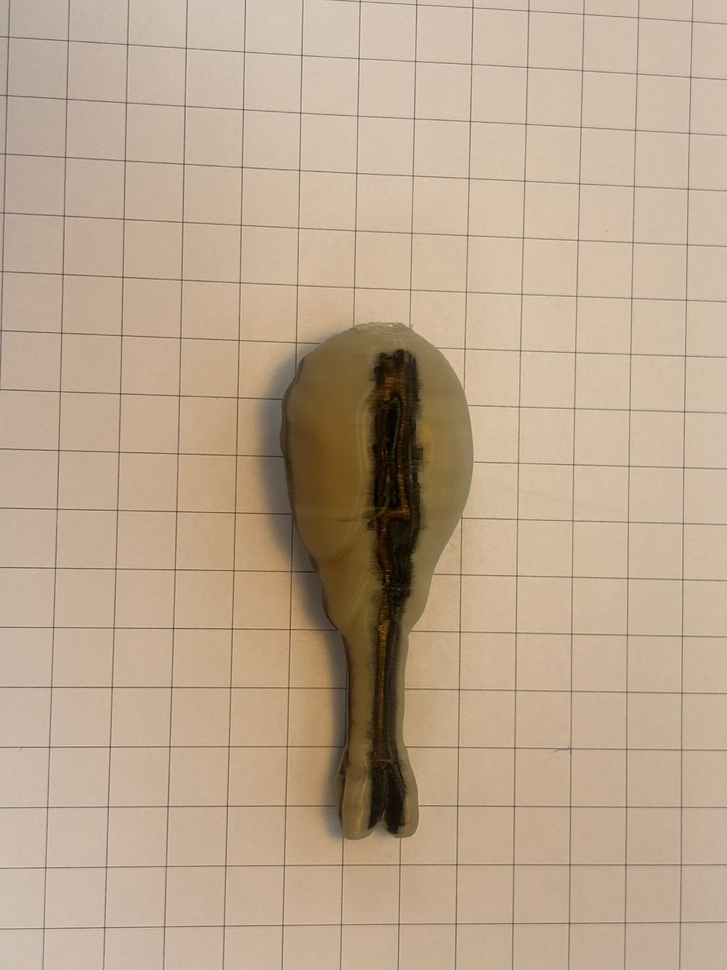
#> input picture KakaoTalk_20250314_095611478.jpg, 727 x 970 px, shrunk from 1080 x 1440 before the run
$ python -i 20250316test01.py   (imports and definitions only)
#> lines starting #> are read from the running program, lines starting #| are printed output that depends on the picture; after the words box and inside, x2 and y2 are one past the last pixel; in counts of white or black regions, pixels touching at a corner belong together
import cv2
import numpy as np
import matplotlib.pyplot as plt

class DrumstickContourDetector:
    def __init__(self, image_path, output_path="drumstick_contour.png"):
        self.image_path = image_path
        self.output_path = output_path
        self.image = None
        self.contour_image = None
        print(f"Initialized with image_path: {self.image_path}, output_path: {self.output_path}")

    def load_image(self):
        print(f"Loading image from: {self.image_path}")
        self.image = cv2.imread(self.image_path)
#> self.image is the input picture: shape (970, 727, 3); mean B, G, R 142.9, 166.8, 188.3

        if self.image is None:
            raise FileNotFoundError(f"Image not found at {self.image_path}")

        self.image_rgb = cv2.cvtColor(self.image, cv2.COLOR_BGR2RGB)
        print("Image successfully loaded and converted to RGB.")

    def preprocess_image(self):
        print("Preprocessing image: Converting to grayscale and applying Gaussian blur.")
        gray = cv2.cvtColor(self.image, cv2.COLOR_BGR2GRAY)
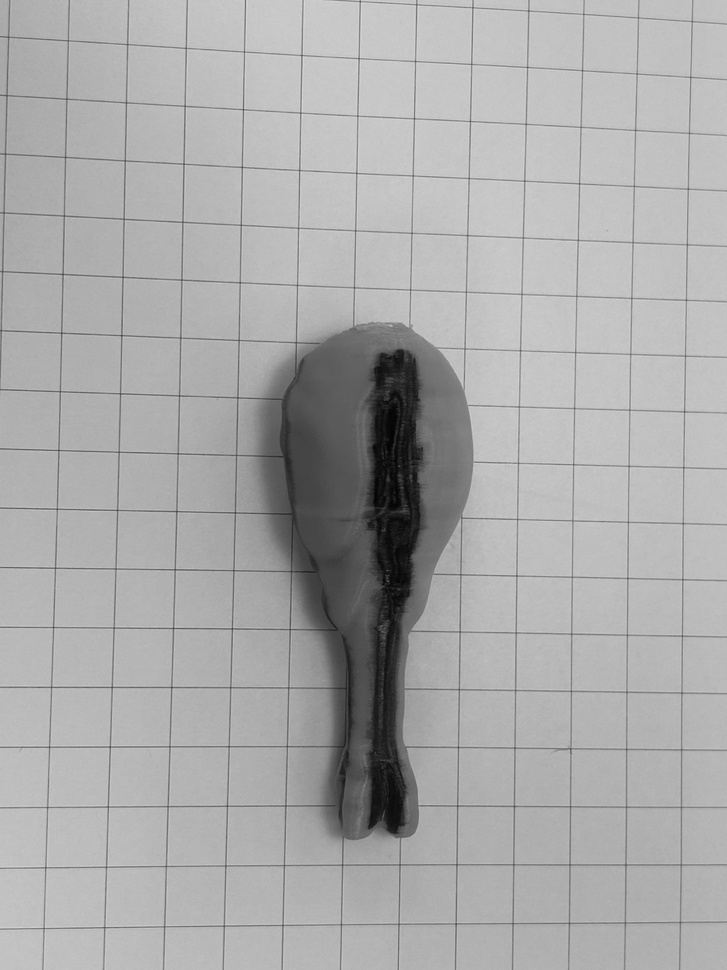
#> gray: shape (970, 727); min 1, max 221, mean 170.5
        blurred = cv2.GaussianBlur(gray, (5, 5), 0)

        print("Applying threshold to create a binary mask.")
        _, binary_mask = cv2.threshold(blurred, 120, 255, cv2.THRESH_BINARY_INV)
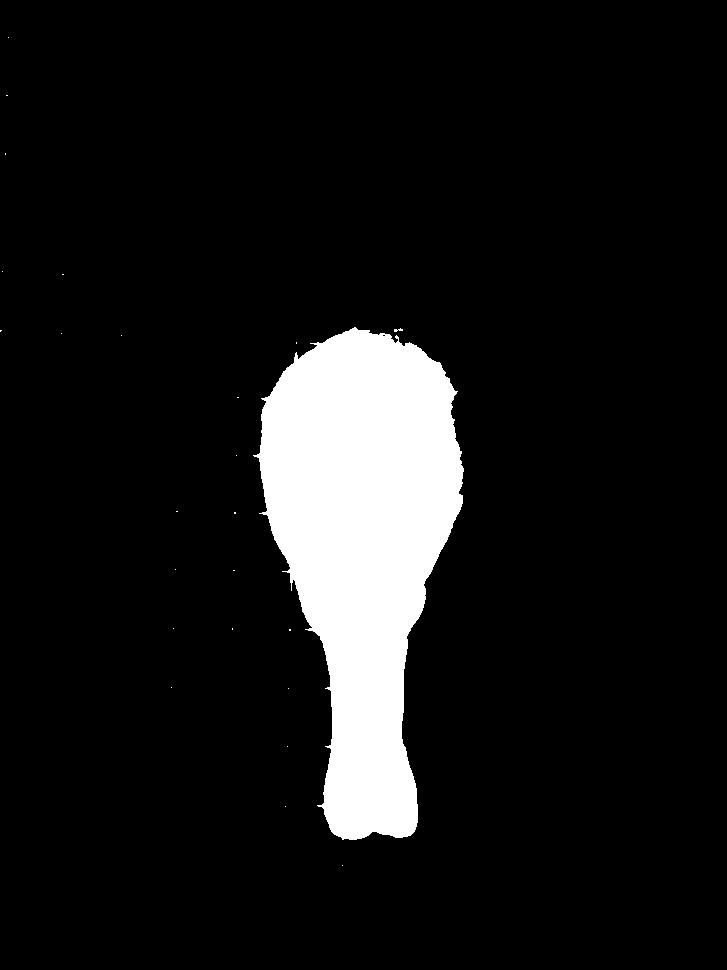
#> binary_mask: shape (970, 727); 9.3% white; 25 white regions (23 under 20 px), largest, box (x1, y1, x2, y2) and area: (253, 327, 464, 840) 65531, (394, 328, 403, 332) 20

        kernel = np.ones((5, 5), np.uint8)
        binary_mask = cv2.morphologyEx(binary_mask, cv2.MORPH_CLOSE, kernel)
#> binary_mask: shape (970, 727); 9.3% white; 24 white regions (23 under 20 px), largest, box (x1, y1, x2, y2) and area: (253, 327, 464, 840) 65700
        binary_mask = cv2.morphologyEx(binary_mask, cv2.MORPH_OPEN, kernel)
#> binary_mask: shape (970, 727); 9.3% white; 1 white region

        print("Image preprocessing completed.")
        return binary_mask

    def detect_contour(self):
        print("Detecting contours in the image.")
        binary_mask = self.preprocess_image()
        contours, _ = cv2.findContours(binary_mask, cv2.RETR_EXTERNAL, cv2.CHAIN_APPROX_SIMPLE)
#> contours = 1 contour; box (x1, y1, x2, y2) and area: (259, 328, 463, 840) 64949

        if not contours:
            raise ValueError("No contours found in the image!")

        largest_contour = max(contours, key=cv2.contourArea)
#> largest_contour = contour of 484 points, box (x1, y1, x2, y2) (259, 328, 463, 840), area 64949
        print(f"Found {len(contours)} contours. Selecting the largest one.")
#| Found 1 contours. Selecting the largest one.

        contour_image = np.zeros_like(self.image_rgb)

        cv2.drawContours(contour_image, [largest_contour], -1, (0, 255, 0), 2)
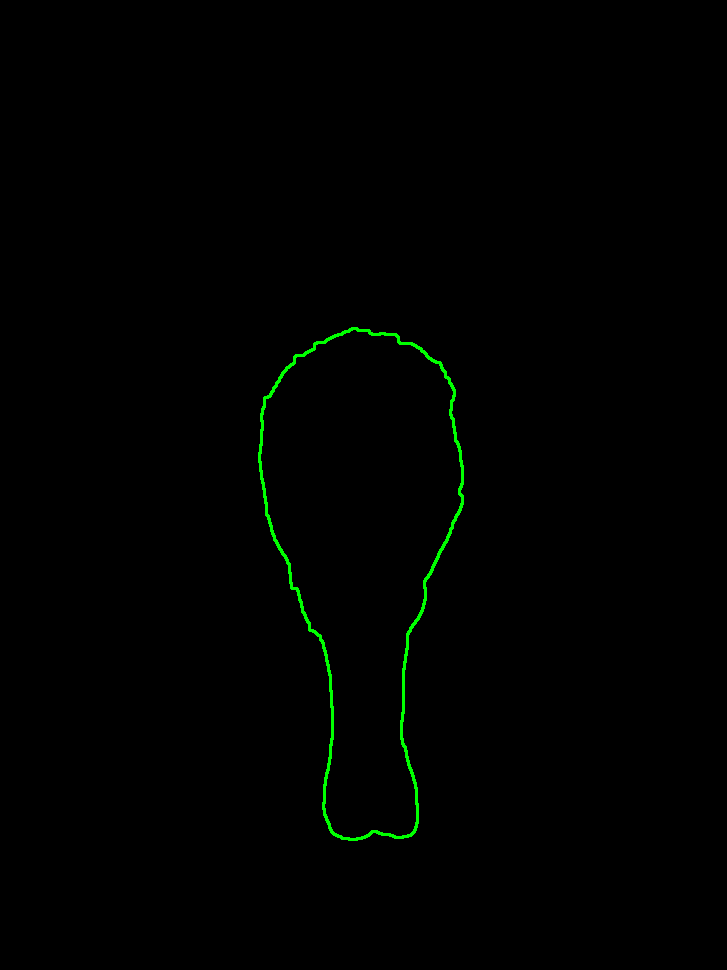
#> contour_image: shape (970, 727, 3); mean of channels 0, 1, 2 0, 1.5, 0; drawn as B, G, R
        self.contour_image = contour_image
        print("Contour detection completed.")

    def save_and_display_result(self):
        if self.contour_image is None:
            raise ValueError("Contour image not generated. Run detect_contour() first.")

        print(f"Saving contour result to {self.output_path}")
        cv2.imwrite(self.output_path, cv2.cvtColor(self.contour_image, cv2.COLOR_RGB2BGR))

        print("Displaying result...")
        plt.figure(figsize=(8, 8))
        plt.imshow(self.contour_image)
        plt.axis("off")
        plt.title("Detected Chicken Drumstick Contour")
        plt.show()
        print("Result display completed.")

    def run(self):
        print("Starting the drumstick contour detection process.")
        self.load_image()
        self.detect_contour()
        self.save_and_display_result()
        print("Process completed successfully.")

>>> result = DrumstickContourDetector('KakaoTalk_20250314_095611478.jpg').run()
